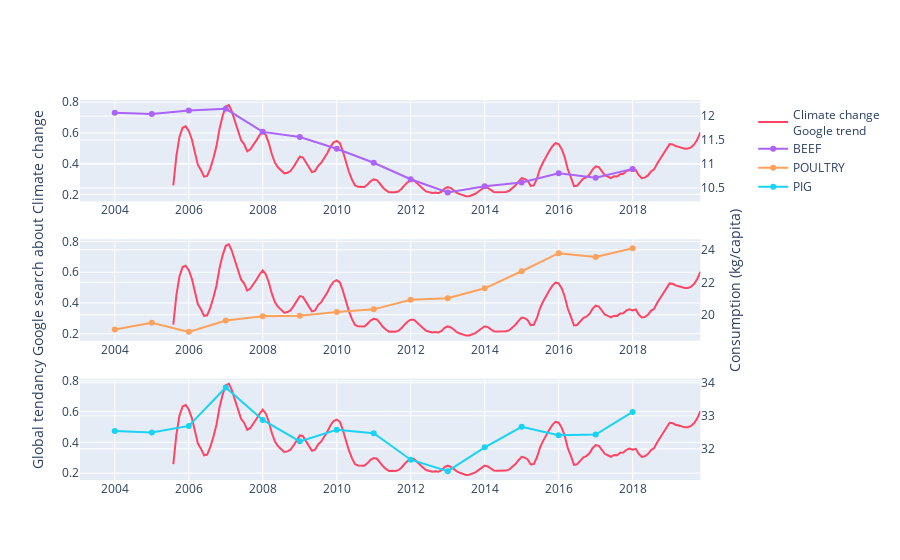

This figure's notebook cell:
### Code cell
arrowColor = 'white'
family = 'Courier' # font 
color = 'white'
annotationFont= dict(size=10, family=family, color=color)


label_name = 'Climate change <br>Google trend'


# Create figure with secondary y-axis
fig = make_subplots(specs=[[{"secondary_y": True}], [{"secondary_y": True}], [{"secondary_y": True}] ], rows=3, cols=1)

fig.add_trace(
    go.Scatter(x=df.index, y=signal.savgol_filter(df,15, 3), name=label_name, marker_color='#FF4464', showlegend=False,  ), secondary_y=False, 
              row=1, col=1  ,        )


fig.add_trace(
    go.Scatter(x=df.index, y=signal.savgol_filter(df,15, 3), name=label_name,  marker_color='#FF4464', showlegend=False ), secondary_y=False, 
              row=2, col=1   ,      )

fig.add_trace(
    go.Scatter(x=df.index, y=signal.savgol_filter(df,15, 3), name=label_name,  marker_color='#FF4464'), secondary_y=False, 
              row=3, col=1  ,        )


fig.add_trace(
    go.Scatter(x=meat_consumption.years,
    y=meat_consumption.BEEF,name="BEEF"),
    secondary_y=True,
     row=1, col=1 
)
#fig.update_yaxes(title_text="Beef consumption (kg/capita)", row=1, col=1, secondary_y=True)

fig.add_trace(
    go.Scatter(x=meat_consumption.years,
    y=meat_consumption.POULTRY,name="POULTRY"),
    secondary_y=True,
     row=2, col=1, 
)

#fig.update_yaxes(title_text="Poultry consumption (kg/capita)",  row=2, col=1, secondary_y=True)

fig.add_trace(
    go.Scatter(x=meat_consumption.years,
    y=meat_consumption.PIG,name="PIG"),
    secondary_y=True,
     row=3, col=1 
)

# Set y-axes titles
fig.update_yaxes(title_text="Global tendancy Google search about Climate change", secondary_y=False, row=2, col=1)
fig.update_yaxes(title_text="Consumption (kg/capita)", secondary_y=True, row=2, col=1)

fig.show()

#pio.write_html(change_config_graphe_1(fig), file='GoogleTrendComparison.html', auto_open=True)

### Figure 1 — Plotly figure (JSON) as saved in the notebook; plotly's stock layout.template omitted (floating-point values rounded to 4 significant figures; data arrays with more than 128 entries replaced by an {"elided": "..."} marker saying what was removed)
{"data": [{"marker": {"color": "#FF4464"}, "name": "Climate change <br>Google trend", "showlegend": false, "type": "scatter", "x": {"elided": "172 str values"}, "xaxis": "x", "y": {"elided": "172 float values"}, "yaxis": "y"}, {"marker": {"color": "#FF4464"}, "name": "Climate change <br>Google trend", "showlegend": false, "type": "scatter", "x": {"elided": "172 str values"}, "xaxis": "x2", "y": {"elided": "172 float values"}, "yaxis": "y3"}, {"marker": {"color": "#FF4464"}, "name": "Climate change <br>Google trend", "type": "scatter", "x": {"elided": "172 str values"}, "xaxis": "x3", "y": {"elided": "172 float values"}, "yaxis": "y5"}, {"name": "BEEF", "type": "scatter", "x": [2004, 2005, 2006, 2007, 2008, 2009, 2010, 2011, 2012, 2013, 2014, 2015, 2016, 2017, 2018], "xaxis": "x", "y": [12.07, 12.04, 12.12, 12.15, 11.67, 11.56, 11.32, 11.03, 10.68, 10.41, 10.54, 10.61, 10.81, 10.71, 10.9], "yaxis": "y2"}, {"name": "POULTRY", "type": "scatter", "x": [2004, 2005, 2006, 2007, 2008, 2009, 2010, 2011, 2012, 2013, 2014, 2015, 2016, 2017, 2018], "xaxis": "x2", "y": [19.1, 19.51, 18.95, 19.65, 19.91, 19.94, 20.17, 20.34, 20.93, 21.02, 21.63, 22.68, 23.79, 23.56, 24.1], "yaxis": "y4"}, {"name": "PIG", "type": "scatter", "x": [2004, 2005, 2006, 2007, 2008, 2009, 2010, 2011, 2012, 2013, 2014, 2015, 2016, 2017, 2018], "xaxis": "x3", "y": [32.54, 32.5, 32.7, 33.86, 32.88, 32.23, 32.58, 32.47, 31.67, 31.32, 32.05, 32.67, 32.41, 32.44, 33.12], "yaxis": "y6"}], "layout": {"autosize": true, "xaxis": {"anchor": "y", "autorange": true, "domain": [0, 0.94], "range": ["2003-02-03 04:44:45.8721", "2019-11-01"], "type": "date"}, "xaxis2": {"anchor": "y3", "autorange": true, "domain": [0, 0.94], "range": ["2003-02-03 04:44:45.8721", "2019-11-01"], "type": "date"}, "xaxis3": {"anchor": "y5", "autorange": true, "domain": [0, 0.94], "range": ["2003-02-03 04:44:45.8721", "2019-11-01"], "type": "date"}, "yaxis": {"anchor": "x", "autorange": true, "domain": [0.7333, 1], "range": [0.1554, 0.8141], "type": "linear"}, "yaxis2": {"anchor": "x", "autorange": true, "overlaying": "y", "range": [10.18, 12.37], "side": "right", "type": "linear"}, "yaxis3": {"anchor": "x2", "autorange": true, "domain": [0.3667, 0.6333], "range": [0.1554, 0.8141], "title": {"text": "Global tendancy Google search about Climate change"}, "type": "linear"}, "yaxis4": {"anchor": "x2", "autorange": true, "overlaying": "y3", "range": [18.29, 24.76], "side": "right", "title": {"text": "Consumption (kg/capita)"}, "type": "linear"}, "yaxis5": {"anchor": "x3", "autorange": true, "domain": [0, 0.2667], "range": [0.1554, 0.8141], "type": "linear"}, "yaxis6": {"anchor": "x3", "autorange": true, "overlaying": "y5", "range": [31.0, 34.19], "side": "right", "type": "linear"}}}
